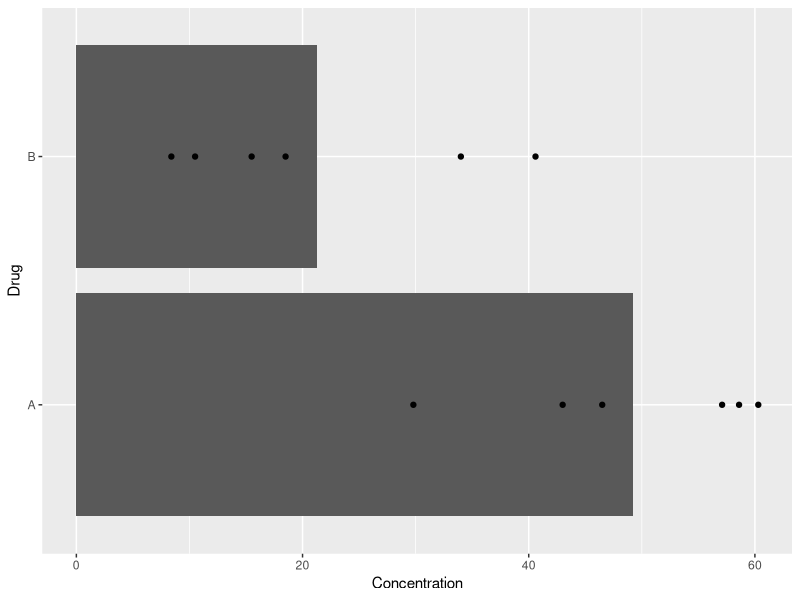

The R script that drew this image:
## Analysis of 20201102-hormone.csv ##

# Setting working directory. Change path to the folder where you installed the project. 
folder <- "~/RDM-LS"
setwd(folder)

# Import libraries
#install.packages('ggplot2')
library(ggplot2)


# Import the data
Hormone <- read.csv2("data/20201102-hormone.csv")
# Change name of third column
names(Hormone)[3] <- "Concentration"
Hormone

# Open a pdf file where the plot will be saved
png(file = "results/plots/20201102-effect-drug-concentration.png", width=600, height=350) 

# Create plot of effect of drug on concentration of substance. 
Hormone_plot <- ggplot(Hormone, aes(Drug,Concentration)) +
	          stat_summary(fun=mean,geom="bar") +
		        stat_summary(fun.data=mean_cl_normal,geom="errorbar", width=0.25) + 
            geom_point() +
            coord_flip()

Hormone_plot

# Close the file handle
dev.off()

